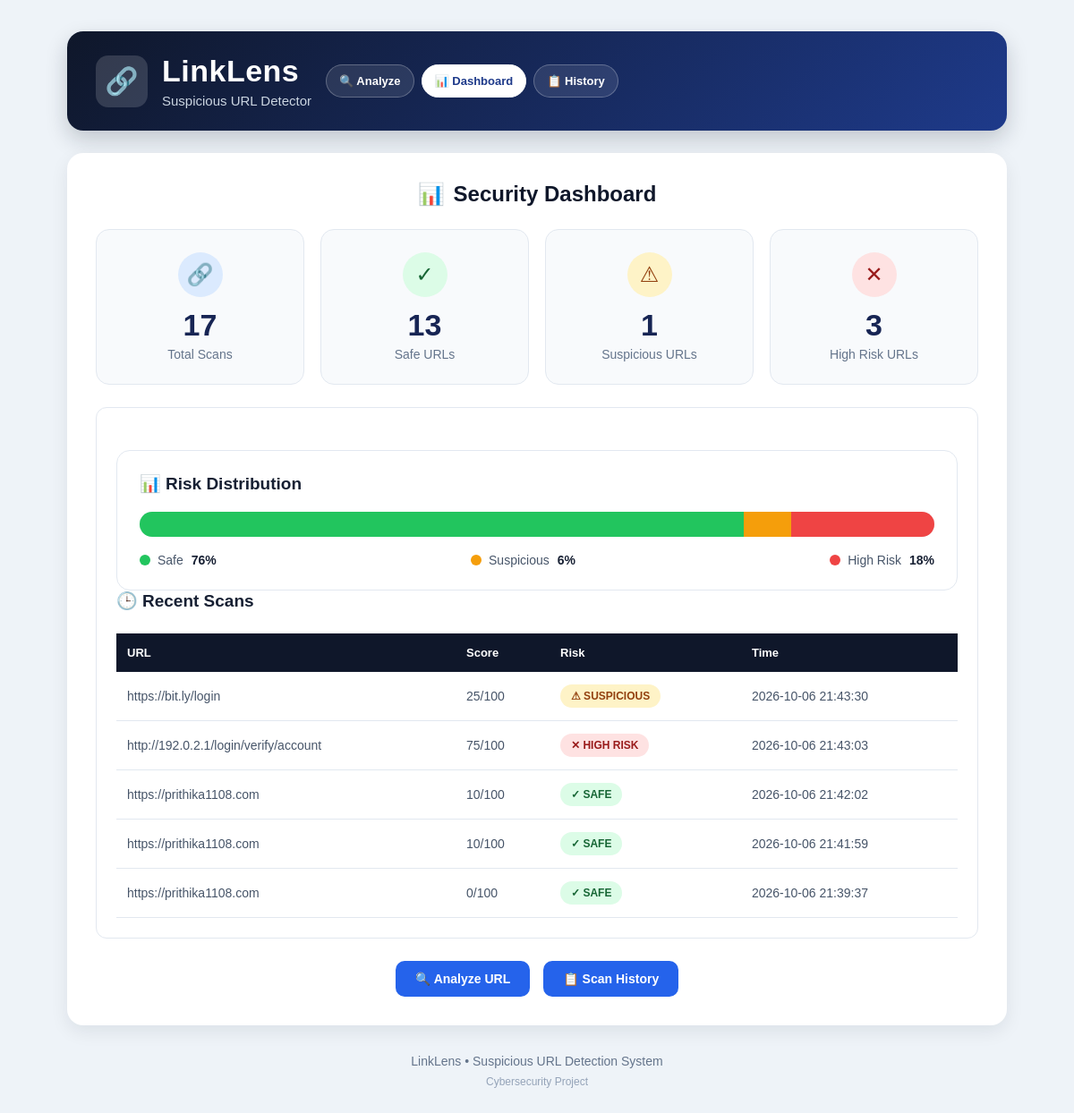
/dashboard, run on the app's committed database.
### tables this page shows
CREATE TABLE scan_history (
            id INTEGER PRIMARY KEY AUTOINCREMENT,
            url TEXT NOT NULL,
            score INTEGER NOT NULL,
            risk TEXT NOT NULL,
            scan_time TEXT NOT NULL
        );

### app.py (the view)
@app.route("/dashboard")
def dashboard():
    connection = sqlite3.connect(DATABASE)
    cursor = connection.cursor()
    cursor.execute("""
        SELECT COUNT(*)
        FROM scan_history
    """)
    total_scans = cursor.fetchone()[0]
    cursor.execute("""
        SELECT COUNT(*)
        FROM scan_history
        WHERE risk = 'SAFE'
    """)
    safe_scans = cursor.fetchone()[0]
    cursor.execute("""
        SELECT COUNT(*)
        FROM scan_history
        WHERE risk = 'SUSPICIOUS'
    """)
    suspicious_scans = cursor.fetchone()[0]
    cursor.execute("""
        SELECT COUNT(*)
        FROM scan_history
        WHERE risk = 'HIGH RISK'
    """)
    high_risk_scans = cursor.fetchone()[0]
    if total_scans > 0:
        safe_percent = round(
            (safe_scans / total_scans) * 100
        )
        suspicious_percent = round(
            (suspicious_scans / total_scans) * 100
        )
        high_risk_percent = round(
            (high_risk_scans / total_scans) * 100
        )
    else:
        safe_percent = 0
        suspicious_percent = 0
        high_risk_percent = 0
    cursor.execute("""
        SELECT url, score, risk, scan_time
        FROM scan_history
        ORDER BY id DESC
        LIMIT 5
    """)
    recent_scans = cursor.fetchall()
    connection.close()
    return render_template(
        "dashboard.html",
        total_scans=total_scans,
        safe_scans=safe_scans,
        suspicious_scans=suspicious_scans,
        high_risk_scans=high_risk_scans,
        safe_percent=safe_percent,
        suspicious_percent=suspicious_percent,
        high_risk_percent=high_risk_percent,
        recent_scans=recent_scans
    )

### templates/dashboard.html (shortened to what this page needs)
<!DOCTYPE html>
<html lang="en">
<head>
    <link rel="stylesheet"
          href="{{ url_for('static', filename='style.css') }}">
</head>
<body>
<div class="page">
    <header class="header">
        <div class="brand">
            <div class="logo">
                🔗
            </div>
            <div>
                <h1>LinkLens</h1>
                <p>
                    Suspicious URL Detector
                </p>
            </div>
        <div class="nav-buttons">
    <a href="/" class="nav-button">
        🔍 Analyze
    </a>
    <a href="/dashboard" class="nav-button active">
        📊 Dashboard
    </a>
    <a href="/history" class="nav-button">
        📋 History
    </a>
</div>
    </header>
    <section class="dashboard-section">
        <div class="section-title">
            <span>📊</span>
            <h2>
                Security Dashboard
            </h2>
        </div>
        <div class="dashboard-cards">
            <div class="dashboard-card">
                <div class="dashboard-icon">
                    🔗
                </div>
                <h3>
                    {{ total_scans }}
                </h3>
                <p>
                    Total Scans
                </p>
            </div>
            <div class="dashboard-card dashboard-safe">
                <div class="dashboard-icon">
                    ✓
                </div>
                <h3>
                    {{ safe_scans }}
                </h3>
                <p>
                    Safe URLs
                </p>
            </div>
            <div class="dashboard-card dashboard-warning">
                <div class="dashboard-icon">
                    ⚠
                </div>
                <h3>
                    {{ suspicious_scans }}
                </h3>
                <p>
                    Suspicious URLs
                </p>
            </div>
            <div class="dashboard-card dashboard-danger">
                <div class="dashboard-icon">
                    ✕
                </div>
                <h3>
                    {{ high_risk_scans }}
                </h3>
                <p>
                    High Risk URLs
                </p>
            </div>
        </div>
        <div class="recent-card">
<div class="risk-distribution">
    <h3>
        📊 Risk Distribution
    </h3>
    <div class="risk-bar">
        <div
            class="risk-bar-safe"
            style="width: {{ safe_percent }}%;">
        </div>
        <div
            class="risk-bar-suspicious"
            style="width: {{ suspicious_percent }}%;">
        </div>
        <div
            class="risk-bar-high"
            style="width: {{ high_risk_percent }}%;">
        </div>
    </div>
    <div class="risk-legend">
        <div class="legend-item">
            <span class="legend-dot safe-dot"></span>
            <span>
                Safe
                <strong>{{ safe_percent }}%</strong>
            </span>
        </div>
        <div class="legend-item">
            <span class="legend-dot suspicious-dot"></span>
            <span>
                Suspicious
                <strong>{{ suspicious_percent }}%</strong>
            </span>
        </div>
        <div class="legend-item">
            <span class="legend-dot high-dot"></span>
            <span>
                High Risk
                <strong>{{ high_risk_percent }}%</strong>
            </span>
        </div>
    </div>
</div>
            <h3>
                🕒 Recent Scans
            </h3>
            {% if recent_scans %}
            <div class="history-table-container">
                <table class="history-table">
                    <thead>
                        <tr>
                            <th>URL</th>
                            <th>Score</th>
                            <th>Risk</th>
                            <th>Time</th>
                        </tr>
                    </thead>
                    <tbody>
                        {% for scan in recent_scans %}
                        <tr>
                            <td class="history-url">
                                {{ scan[0] }}
                            </td>
                            <td>
                                {{ scan[1] }}/100
                            </td>
                            <td>
                                {% if scan[2] == "SAFE" %}
                                <span class="history-safe">
                                    ✓ SAFE
                                </span>
                                {% elif scan[2] == "SUSPICIOUS" %}
                                <span class="history-suspicious">
                                    ⚠ SUSPICIOUS
                                </span>
                                {% else %}
                                <span class="history-high">
                                    ✕ HIGH RISK
                                </span>
                                {% endif %}
                            </td>
                            <td>
                                {{ scan[3] }}
                            </td>
                        </tr>
                        {% endfor %}
                    </tbody>
                </table>
            </div>
            {% endif %}
        </div>
        <div class="dashboard-actions">
            <a href="/" class="back-button">
                🔍 Analyze URL
            </a>
            <a href="/history" class="back-button">
                📋 Scan History
            </a>
        </div>
    </section>
    <footer>
        <p>
            LinkLens • Suspicious URL Detection System
        </p>
        <span>
            Cybersecurity Project
        </span>
    </footer>
</div>
</body>
</html>

### data on the page
scan_history: url "https://bit.ly/login", score "25", risk "⚠ SUSPICIOUS", scan_time "2026-10-06 21:43:30"
scan_history: url "http://192.0.2.1/login/verify/account", score "75", risk "✕ HIGH RISK", scan_time "2026-10-06 21:43:03"
scan_history: url "https://prithika1108.com", score "10", risk "✓ SAFE", scan_time "2026-10-06 21:42:02"
scan_history: url "https://prithika1108.com", score "10", risk "✓ SAFE", scan_time "2026-10-06 21:41:59"
scan_history: url "https://prithika1108.com", score "0", risk "✓ SAFE", scan_time "2026-10-06 21:39:37"

### other printed values
{{ total_scans }} "17"
{{ safe_scans }} "13"
{{ suspicious_scans }} "1"
{{ high_risk_scans }} "3"
{{ safe_percent }} "76"
{{ suspicious_percent }} "6"
{{ high_risk_percent }} "18"
